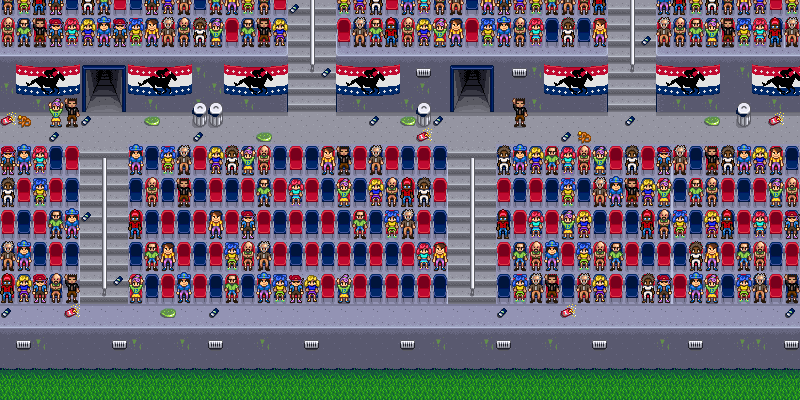

A level layout from a 2D game, rendered from its tile map. Below: a short description, then the map file with tile-grid data replaced by summaries:
An orthogonal 50x25 tile map with 16x16 px tiles, 3 tile layers (Back, Buildings, Front).

<map version="1.10" tiledversion="1.11.2" orientation="orthogonal" renderorder="right-down" compressionlevel="0" width="50" height="25" tilewidth="16" tileheight="16" infinite="0" nextlayerid="7" nextobjectid="1">
 <properties>
  <property name="AmbientLight" value="0 0 0" />
 </properties>
 <tileset firstgid="1" name="untitled tile sheet" tilewidth="16" tileheight="16" tilecount="76" columns="4">
  <image source="horserace_tiles.png" width="64" height="304" />
  <tile id="60">
   <animation>
    <frame tileid="60" duration="700" />
    <frame tileid="61" duration="700" />
   </animation>
  </tile>
  <tile id="62">
   <animation>
    <frame tileid="62" duration="600" />
    <frame tileid="63" duration="600" />
   </animation>
  </tile>
  <tile id="64">
   <animation>
    <frame tileid="64" duration="700" />
    <frame tileid="65" duration="700" />
   </animation>
  </tile>
  <tile id="66">
   <animation>
    <frame tileid="66" duration="600" />
    <frame tileid="67" duration="600" />
   </animation>
  </tile>
 </tileset>
 <layer id="1" name="Back" width="50" height="25">
  <data>[1250 cells, 1250 non-empty, 10 distinct tile ids]</data>
 </layer>
 <layer id="2" name="Buildings" width="50" height="25">
  <data>[1250 cells, 970 non-empty, 38 distinct tile ids]</data>
 </layer>
 <layer id="3" name="Front" width="50" height="25">
  <data>[1250 cells, 378 non-empty, 35 distinct tile ids]</data>
 </layer>
 <objectgroup id="4" name="Back" />
 <objectgroup id="5" name="Buildings" />
 <objectgroup id="6" name="Front" />
</map>
